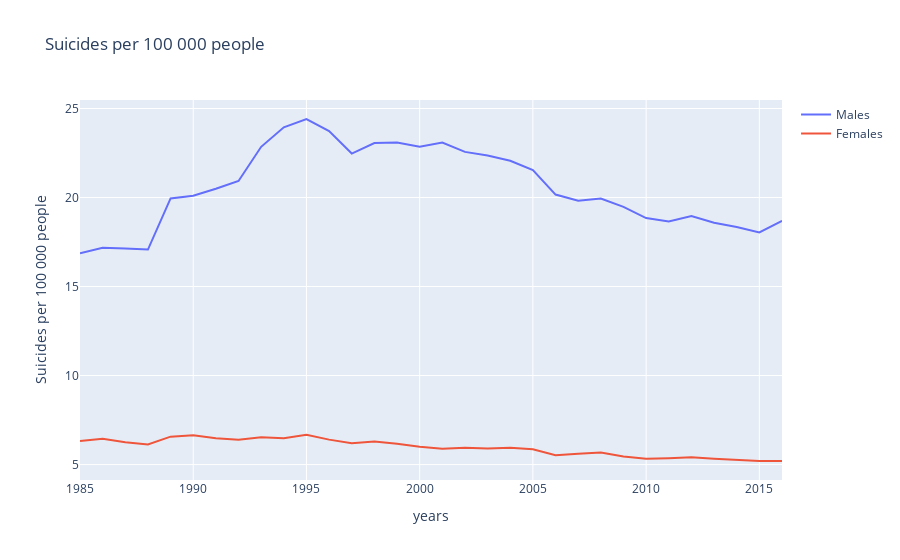

The code cell stored with this chart in its notebook:
### Markdown cell above
Now let's look at social groups, starting with geneders.

### Code cell
males_yearly = group_yearly(data[data['sex'] == 'male'])
males_yearly['suicides_per_100k'] = (100_000 * males_yearly['suicides_no']) / males_yearly['population']

females_yearly = group_yearly(data[data['sex'] == 'female'])
females_yearly['suicides_per_100k'] = (100_000 * females_yearly['suicides_no']) / females_yearly['population']


fig = go.Figure()

fig.add_trace(
    go.Scatter(x = years, y = males_yearly['suicides_per_100k'], mode = 'lines', name = 'Males')
)

fig.add_trace(
    go.Scatter(x = years, y = females_yearly['suicides_per_100k'], mode = 'lines', name = 'Females')
)

fig.update_layout(title_text="Suicides per 100 000 people")

fig.update_xaxes(title_text="years")
fig.update_yaxes(title_text="Suicides per 100 000 people")

fig.show()

### Figure 1 — Plotly figure (JSON) as saved in the notebook; plotly's stock layout.template omitted (floating-point values rounded to 4 significant figures)
{"data": [{"mode": "lines", "name": "Males", "type": "scatter", "x": [1985, 1986, 1987, 1988, 1989, 1990, 1991, 1992, 1993, 1994, 1995, 1996, 1997, 1998, 1999, 2000, 2001, 2002, 2003, 2004, 2005, 2006, 2007, 2008, 2009, 2010, 2011, 2012, 2013, 2014, 2015, 2016], "y": [16.87, 17.18, 17.14, 17.08, 19.95, 20.1, 20.49, 20.93, 22.85, 23.95, 24.41, 23.74, 22.47, 23.06, 23.09, 22.85, 23.09, 22.56, 22.36, 22.07, 21.55, 20.17, 19.82, 19.95, 19.48, 18.85, 18.66, 18.96, 18.58, 18.34, 18.04, 18.69]}, {"mode": "lines", "name": "Females", "type": "scatter", "x": [1985, 1986, 1987, 1988, 1989, 1990, 1991, 1992, 1993, 1994, 1995, 1996, 1997, 1998, 1999, 2000, 2001, 2002, 2003, 2004, 2005, 2006, 2007, 2008, 2009, 2010, 2011, 2012, 2013, 2014, 2015, 2016], "y": [6.331, 6.455, 6.26, 6.128, 6.569, 6.648, 6.48, 6.402, 6.536, 6.483, 6.67, 6.401, 6.204, 6.292, 6.175, 5.996, 5.892, 5.952, 5.905, 5.948, 5.856, 5.526, 5.608, 5.677, 5.449, 5.324, 5.362, 5.418, 5.328, 5.274, 5.205, 5.201]}], "layout": {"title": {"text": "Suicides per 100 000 people"}, "xaxis": {"title": {"text": "years"}}, "yaxis": {"title": {"text": "Suicides per 100 000 people"}}}}
